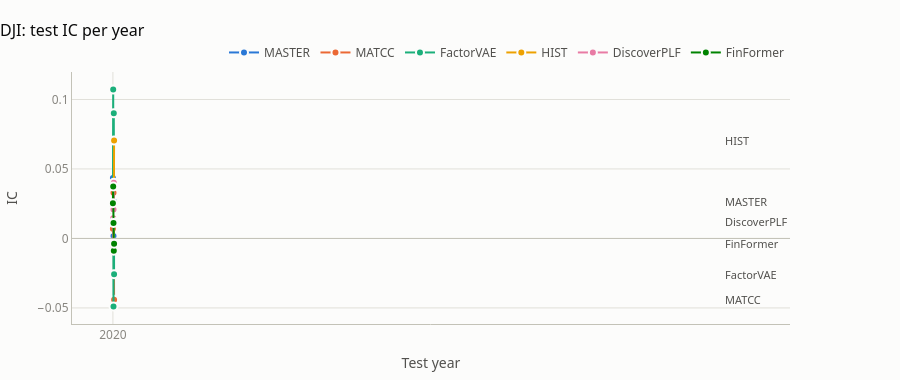
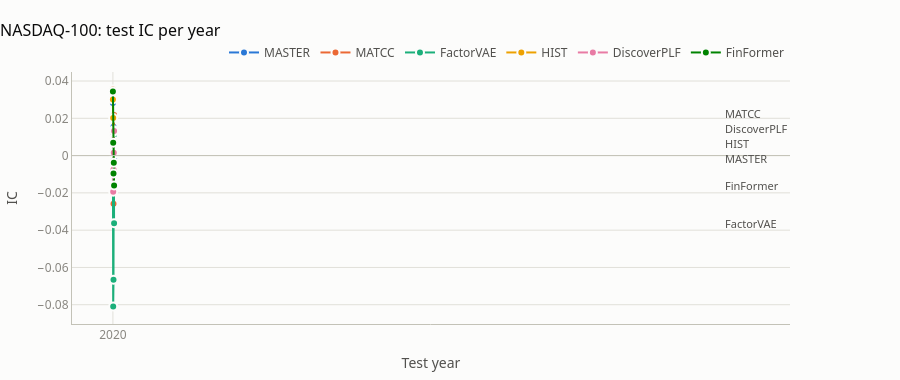
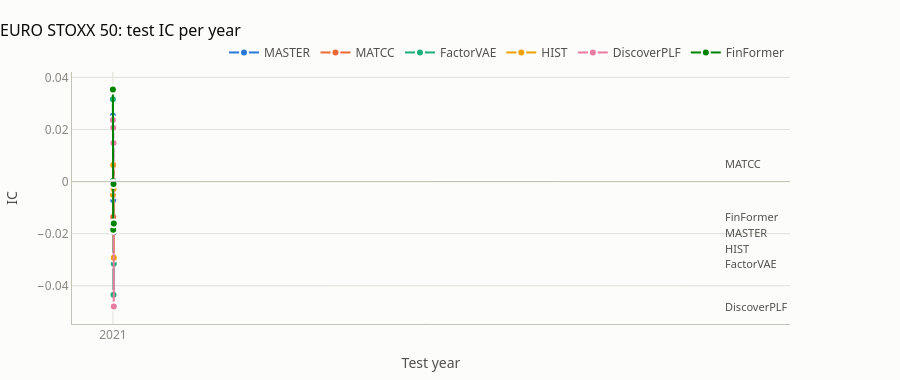

Notebook code cell kept with these figures, in order:
### Code cell
for universe in CORE_UNIVERSES:
    grid = cells[cells["universe"] == universe]
    if not grid.empty:
        viz.metric_by_year_chart(grid, "IC", f"{UNIVERSE_NAMES[universe]}: test IC per year").show()

### Figure 1 — Plotly figure (JSON) as saved in the notebook; plotly's stock layout.template omitted (floating-point values rounded to 4 significant figures)
{"data": [{"line": {"color": "#2a78d6", "width": 2}, "marker": {"color": "#2a78d6", "line": {"color": "#fcfcfb", "width": 2}, "size": 8}, "mode": "lines+markers", "name": "MASTER", "type": "scatter", "x": ["2020", "2021", "2022", "2023", "2024"], "y": [0.0435, -0.0067, 0.0017, 0.0142, 0.0264]}, {"line": {"color": "#eb6834", "width": 2}, "marker": {"color": "#eb6834", "line": {"color": "#fcfcfb", "width": 2}, "size": 8}, "mode": "lines+markers", "name": "MATCC", "type": "scatter", "x": ["2020", "2021", "2022", "2023", "2024"], "y": [0.0069, 0.0166, 0.0329, 0.0237, -0.0441]}, {"line": {"color": "#1baf7a", "width": 2}, "marker": {"color": "#1baf7a", "line": {"color": "#fcfcfb", "width": 2}, "size": 8}, "mode": "lines+markers", "name": "FactorVAE", "type": "scatter", "x": ["2020", "2021", "2022", "2023", "2024"], "y": [0.0123, 0.1071, -0.0489, 0.09, -0.0257]}, {"line": {"color": "#eda100", "width": 2}, "marker": {"color": "#eda100", "line": {"color": "#fcfcfb", "width": 2}, "size": 8}, "mode": "lines+markers", "name": "HIST", "type": "scatter", "x": ["2020", "2021", "2022", "2023", "2024"], "y": [0.0376, 0.0236, -0.003, 0.0153, 0.0704]}, {"line": {"color": "#e87ba4", "width": 2}, "marker": {"color": "#e87ba4", "line": {"color": "#fcfcfb", "width": 2}, "size": 8}, "mode": "lines+markers", "name": "DiscoverPLF", "type": "scatter", "x": ["2020", "2021", "2022", "2023", "2024"], "y": [-0.0073, 0.0145, 0.0208, 0.04, 0.0119]}, {"line": {"color": "#008300", "width": 2}, "marker": {"color": "#008300", "line": {"color": "#fcfcfb", "width": 2}, "size": 8}, "mode": "lines+markers", "name": "FinFormer", "type": "scatter", "x": ["2020", "2021", "2022", "2023", "2024"], "y": [0.0253, 0.0374, 0.0111, -0.0089, -0.0038]}], "layout": {"annotations": [{"font": {"color": "#52514e", "size": 11}, "showarrow": false, "text": "MATCC", "x": "2024", "xanchor": "left", "xshift": 6, "y": -0.0441}, {"font": {"color": "#52514e", "size": 11}, "showarrow": false, "text": "FactorVAE", "x": "2024", "xanchor": "left", "xshift": 6, "y": -0.0257}, {"font": {"color": "#52514e", "size": 11}, "showarrow": false, "text": "FinFormer", "x": "2024", "xanchor": "left", "xshift": 6, "y": -0.0038}, {"font": {"color": "#52514e", "size": 11}, "showarrow": false, "text": "DiscoverPLF", "x": "2024", "xanchor": "left", "xshift": 6, "y": 0.0119}, {"font": {"color": "#52514e", "size": 11}, "showarrow": false, "text": "MASTER", "x": "2024", "xanchor": "left", "xshift": 6, "y": 0.0264}, {"font": {"color": "#52514e", "size": 11}, "showarrow": false, "text": "HIST", "x": "2024", "xanchor": "left", "xshift": 6, "y": 0.0704}], "font": {"color": "#52514e", "family": "system-ui, -apple-system, \"Segoe UI\", sans-serif", "size": 12}, "height": 380, "hoverlabel": {"font": {"family": "system-ui, -apple-system, \"Segoe UI\", sans-serif"}}, "hovermode": "x unified", "legend": {"font": {"color": "#52514e"}, "orientation": "h", "x": 1, "xanchor": "right", "y": 1.02, "yanchor": "bottom"}, "margin": {"b": 48, "l": 64, "r": 110, "t": 72}, "paper_bgcolor": "#fcfcfb", "plot_bgcolor": "#fcfcfb", "shapes": [{"line": {"color": "#c3c2b7", "width": 1}, "type": "line", "x0": 0, "x1": 1, "xref": "x domain", "y0": 0, "y1": 0, "yref": "y"}], "title": {"font": {"color": "#0b0b0b", "size": 16}, "text": "DJI: test IC per year", "x": 0, "xanchor": "left"}, "xaxis": {"gridcolor": "#e1e0d9", "linecolor": "#c3c2b7", "showline": true, "tickfont": {"color": "#898781"}, "title": {"font": {"color": "#52514e"}, "text": "Test year"}, "type": "category", "zeroline": false}, "yaxis": {"gridcolor": "#e1e0d9", "hoverformat": "+.4f", "linecolor": "#c3c2b7", "tickfont": {"color": "#898781"}, "title": {"font": {"color": "#52514e"}, "text": "IC"}, "zeroline": false}}}

### Figure 2 — Plotly figure (JSON) as saved in the notebook; plotly's stock layout.template omitted (floating-point values rounded to 4 significant figures)
{"data": [{"line": {"color": "#2a78d6", "width": 2}, "marker": {"color": "#2a78d6", "line": {"color": "#fcfcfb", "width": 2}, "size": 8}, "mode": "lines+markers", "name": "MASTER", "type": "scatter", "x": ["2020", "2021", "2022", "2023", "2024"], "y": [0.0282, 0.0137, 0.0155, -0.0002, -0.0017]}, {"line": {"color": "#eb6834", "width": 2}, "marker": {"color": "#eb6834", "line": {"color": "#fcfcfb", "width": 2}, "size": 8}, "mode": "lines+markers", "name": "MATCC", "type": "scatter", "x": ["2020", "2021", "2022", "2023", "2024"], "y": [0.0354, 0.0107, -0.0259, 0.0136, 0.0218]}, {"line": {"color": "#1baf7a", "width": 2}, "marker": {"color": "#1baf7a", "line": {"color": "#fcfcfb", "width": 2}, "size": 8}, "mode": "lines+markers", "name": "FactorVAE", "type": "scatter", "x": ["2020", "2021", "2022", "2023", "2024"], "y": [0.0022, -0.0809, -0.0666, 0.011, -0.0363]}, {"line": {"color": "#eda100", "width": 2}, "marker": {"color": "#eda100", "line": {"color": "#fcfcfb", "width": 2}, "size": 8}, "mode": "lines+markers", "name": "HIST", "type": "scatter", "x": ["2020", "2021", "2022", "2023", "2024"], "y": [0.0301, 0.0202, -0.004, 0.0075, 0.0008]}, {"line": {"color": "#e87ba4", "width": 2}, "marker": {"color": "#e87ba4", "line": {"color": "#fcfcfb", "width": 2}, "size": 8}, "mode": "lines+markers", "name": "DiscoverPLF", "type": "scatter", "x": ["2020", "2021", "2022", "2023", "2024"], "y": [0.0125, -0.0194, -0.0075, 0.0015, 0.0132]}, {"line": {"color": "#008300", "width": 2}, "marker": {"color": "#008300", "line": {"color": "#fcfcfb", "width": 2}, "size": 8}, "mode": "lines+markers", "name": "FinFormer", "type": "scatter", "x": ["2020", "2021", "2022", "2023", "2024"], "y": [0.0344, 0.0069, -0.0096, -0.0038, -0.016]}], "layout": {"annotations": [{"font": {"color": "#52514e", "size": 11}, "showarrow": false, "text": "FactorVAE", "x": "2024", "xanchor": "left", "xshift": 6, "y": -0.0363}, {"font": {"color": "#52514e", "size": 11}, "showarrow": false, "text": "FinFormer", "x": "2024", "xanchor": "left", "xshift": 6, "y": -0.016}, {"font": {"color": "#52514e", "size": 11}, "showarrow": false, "text": "MASTER", "x": "2024", "xanchor": "left", "xshift": 6, "y": -0.0017}, {"font": {"color": "#52514e", "size": 11}, "showarrow": false, "text": "HIST", "x": "2024", "xanchor": "left", "xshift": 6, "y": 0.00644}, {"font": {"color": "#52514e", "size": 11}, "showarrow": false, "text": "DiscoverPLF", "x": "2024", "xanchor": "left", "xshift": 6, "y": 0.01458}, {"font": {"color": "#52514e", "size": 11}, "showarrow": false, "text": "MATCC", "x": "2024", "xanchor": "left", "xshift": 6, "y": 0.02272}], "font": {"color": "#52514e", "family": "system-ui, -apple-system, \"Segoe UI\", sans-serif", "size": 12}, "height": 380, "hoverlabel": {"font": {"family": "system-ui, -apple-system, \"Segoe UI\", sans-serif"}}, "hovermode": "x unified", "legend": {"font": {"color": "#52514e"}, "orientation": "h", "x": 1, "xanchor": "right", "y": 1.02, "yanchor": "bottom"}, "margin": {"b": 48, "l": 64, "r": 110, "t": 72}, "paper_bgcolor": "#fcfcfb", "plot_bgcolor": "#fcfcfb", "shapes": [{"line": {"color": "#c3c2b7", "width": 1}, "type": "line", "x0": 0, "x1": 1, "xref": "x domain", "y0": 0, "y1": 0, "yref": "y"}], "title": {"font": {"color": "#0b0b0b", "size": 16}, "text": "NASDAQ-100: test IC per year", "x": 0, "xanchor": "left"}, "xaxis": {"gridcolor": "#e1e0d9", "linecolor": "#c3c2b7", "showline": true, "tickfont": {"color": "#898781"}, "title": {"font": {"color": "#52514e"}, "text": "Test year"}, "type": "category", "zeroline": false}, "yaxis": {"gridcolor": "#e1e0d9", "hoverformat": "+.4f", "linecolor": "#c3c2b7", "tickfont": {"color": "#898781"}, "title": {"font": {"color": "#52514e"}, "text": "IC"}, "zeroline": false}}}

### Figure 3 — Plotly figure (JSON) as saved in the notebook; plotly's stock layout.template omitted (floating-point values rounded to 4 significant figures)
{"data": [{"line": {"color": "#2a78d6", "width": 2}, "marker": {"color": "#2a78d6", "line": {"color": "#fcfcfb", "width": 2}, "size": 8}, "mode": "lines+markers", "name": "MASTER", "type": "scatter", "x": ["2021", "2022", "2023", "2024"], "y": [0.0253, -0.0071, -0.016, -0.0194]}, {"line": {"color": "#eb6834", "width": 2}, "marker": {"color": "#eb6834", "line": {"color": "#fcfcfb", "width": 2}, "size": 8}, "mode": "lines+markers", "name": "MATCC", "type": "scatter", "x": ["2021", "2022", "2023", "2024"], "y": [0.0061, -0.0136, -0.0175, 0.007]}, {"line": {"color": "#1baf7a", "width": 2}, "marker": {"color": "#1baf7a", "line": {"color": "#fcfcfb", "width": 2}, "size": 8}, "mode": "lines+markers", "name": "FactorVAE", "type": "scatter", "x": ["2021", "2022", "2023", "2024"], "y": [0.0316, 0.0003, -0.0434, -0.0315]}, {"line": {"color": "#eda100", "width": 2}, "marker": {"color": "#eda100", "line": {"color": "#fcfcfb", "width": 2}, "size": 8}, "mode": "lines+markers", "name": "HIST", "type": "scatter", "x": ["2021", "2022", "2023", "2024"], "y": [-0.0051, 0.0064, -0.0028, -0.0292]}, {"line": {"color": "#e87ba4", "width": 2}, "marker": {"color": "#e87ba4", "line": {"color": "#fcfcfb", "width": 2}, "size": 8}, "mode": "lines+markers", "name": "DiscoverPLF", "type": "scatter", "x": ["2021", "2022", "2023", "2024"], "y": [0.0236, 0.0207, 0.0148, -0.0479]}, {"line": {"color": "#008300", "width": 2}, "marker": {"color": "#008300", "line": {"color": "#fcfcfb", "width": 2}, "size": 8}, "mode": "lines+markers", "name": "FinFormer", "type": "scatter", "x": ["2021", "2022", "2023", "2024"], "y": [0.0353, -0.0185, -0.0009, -0.0161]}], "layout": {"annotations": [{"font": {"color": "#52514e", "size": 11}, "showarrow": false, "text": "DiscoverPLF", "x": "2024", "xanchor": "left", "xshift": 6, "y": -0.0479}, {"font": {"color": "#52514e", "size": 11}, "showarrow": false, "text": "FactorVAE", "x": "2024", "xanchor": "left", "xshift": 6, "y": -0.0315}, {"font": {"color": "#52514e", "size": 11}, "showarrow": false, "text": "HIST", "x": "2024", "xanchor": "left", "xshift": 6, "y": -0.02568}, {"font": {"color": "#52514e", "size": 11}, "showarrow": false, "text": "MASTER", "x": "2024", "xanchor": "left", "xshift": 6, "y": -0.0194}, {"font": {"color": "#52514e", "size": 11}, "showarrow": false, "text": "FinFormer", "x": "2024", "xanchor": "left", "xshift": 6, "y": -0.01358}, {"font": {"color": "#52514e", "size": 11}, "showarrow": false, "text": "MATCC", "x": "2024", "xanchor": "left", "xshift": 6, "y": 0.007}], "font": {"color": "#52514e", "family": "system-ui, -apple-system, \"Segoe UI\", sans-serif", "size": 12}, "height": 380, "hoverlabel": {"font": {"family": "system-ui, -apple-system, \"Segoe UI\", sans-serif"}}, "hovermode": "x unified", "legend": {"font": {"color": "#52514e"}, "orientation": "h", "x": 1, "xanchor": "right", "y": 1.02, "yanchor": "bottom"}, "margin": {"b": 48, "l": 64, "r": 110, "t": 72}, "paper_bgcolor": "#fcfcfb", "plot_bgcolor": "#fcfcfb", "shapes": [{"line": {"color": "#c3c2b7", "width": 1}, "type": "line", "x0": 0, "x1": 1, "xref": "x domain", "y0": 0, "y1": 0, "yref": "y"}], "title": {"font": {"color": "#0b0b0b", "size": 16}, "text": "EURO STOXX 50: test IC per year", "x": 0, "xanchor": "left"}, "xaxis": {"gridcolor": "#e1e0d9", "linecolor": "#c3c2b7", "showline": true, "tickfont": {"color": "#898781"}, "title": {"font": {"color": "#52514e"}, "text": "Test year"}, "type": "category", "zeroline": false}, "yaxis": {"gridcolor": "#e1e0d9", "hoverformat": "+.4f", "linecolor": "#c3c2b7", "tickfont": {"color": "#898781"}, "title": {"font": {"color": "#52514e"}, "text": "IC"}, "zeroline": false}}}
